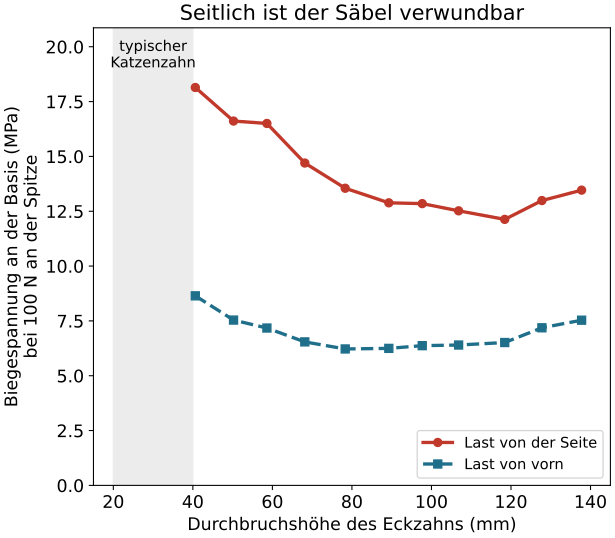

The script that drew this image:
# sabre_bending.py – Aus „Säbelzahnkatze: schwacher Biss, zerbrechliche Säbel“
# https://wildbionics.com/de/artikel/saebelzahnkatze/ · Code: MIT-Lizenz
# Braucht: python3 -m pip install numpy matplotlib
# Starten: python3 sabre_bending.py   (https://wildbionics.com/de/code-ausfuehren/)

import numpy as np
import matplotlib.pyplot as plt

# Wie fest ist ein Säbel? Der obere Eckzahn von Smilodon fatalis als Kragbalken mit
# elliptischem Querschnitt, gemessen am Zahnfleischrand in jedem Stadium eines simulierten Durchbruchs (der ausgewachsene Zahn schrittweise in den Kiefer verschoben).
# Daten: Tseng (2025), Tabelle S1, „morpho“-Modelle (Artikel unter CC BY-NC-ND 4.0; Messwerte mit Quellenangabe zitiert): (Durchbruchshöhe, Länge x
# von vorn nach hinten, Breite y von Seite zu Seite) in mm.
CANINES = {
    "AMNH FM55576": [(40.62, 21.58, 10.28), (50.23, 24.64, 11.18), (58.62, 26.75, 11.63),
                     (68.15, 28.78, 12.81), (78.31, 30.34, 13.93), (89.28, 31.08, 15.07),
                     (97.68, 31.58, 15.66), (106.83, 32.16, 16.44), (118.43, 32.55, 17.48),
                     (127.78, 31.99, 17.70), (137.76, 32.17, 18.00)],
    "KU S2255": [(20.20, 14.89, 7.73), (31.31, 19.81, 9.67), (42.91, 22.99, 10.58),
                 (54.85, 26.80, 11.96), (65.21, 29.56, 13.25), (75.16, 31.41, 13.94),
                 (85.12, 33.21, 14.94), (95.03, 34.63, 15.65)],
}
SPECIMEN_INDEX = 0          # 0: AMNH FM55576, die längste Reihe in Tabelle S1 (11 Stadien, 41–138 mm); 1: KU S2255
SPECIMEN = list(CANINES)[SPECIMEN_INDEX]
LOAD_N = 100.0              # Kraft an der Spitze (N) – ein angenommener runder Vergleichswert
ROUND = False               # True: gleiche Querschnittsfläche, aber ein runder Zahn


def bending_stress(force, height, x, y):
    """Größte Biegespannung (MPa) an der Basis eines elliptischen Kragbalkens.
    Halbachsen a = x/2 (vorn–hinten) und b = y/2 (seitlich), alle in mm.
    Seitliche Last biegt um die lange Achse: Widerstandsmoment π·a·b²/4.
    Last von vorn biegt um die kurze Achse: Widerstandsmoment π·b·a²/4."""
    a, b = x / 2, y / 2
    moment = force * height                      # N·mm
    side = moment / (np.pi * a * b**2 / 4)       # N/mm² = MPa
    front = moment / (np.pi * b * a**2 / 4)
    return side, front


data = np.array(CANINES[SPECIMEN])
height, x, y = data.T
if ROUND:                                        # gleiche Fläche, kreisförmig: x = y = √(x·y)
    x = y = np.sqrt(x * y)
side, front = bending_stress(LOAD_N, height, x, y)

print(f"{SPECIMEN}, Last {LOAD_N:.0f} N an der Spitze")
for h, s, f in ((height[0], side[0], front[0]), (height[-1], side[-1], front[-1])):
    print(f"  Höhe {h:.0f} mm: {s:.1f} MPa von der Seite, {f:.1f} MPa von vorn")
print(f"voll durchgebrochen belastet eine seitliche Last den Zahn {side[-1] / front[-1]:.1f}-mal stärker als eine Last von vorn")
print(f"vom ersten zum letzten Stadium ändert sich die seitliche Spannung um den Faktor {side[-1] / side[0]:.2f}, "
      f"während die Höhe {height[-1] / height[0]:.1f}-mal zunimmt")

plt.rcParams["font.size"] = 13      # große Schrift: Das Diagramm bleibt auf dem Handy lesbar
fig, ax = plt.subplots(figsize=(6.4, 5.6), layout="constrained")
ax.plot(height, side, "o-", lw=2.5, color="#c0392b", label="Last von der Seite")
ax.plot(height, front, "s--", lw=2.5, color="#1f6f8b", label="Last von vorn")
ax.set_ylim(0, 1.15 * side.max())
ax.axvspan(20, 40, color="grey", alpha=0.15)
ax.text(30, 1.12 * side.max(), "typischer\nKatzenzahn", ha="center", va="top", fontsize=11)
ax.set_xlabel("Durchbruchshöhe des Eckzahns (mm)")
ax.set_ylabel(f"Biegespannung an der Basis (MPa)\nbei {LOAD_N:.0f} N an der Spitze")
ax.set_xlim(15, 145)
ax.set_title("Seitlich ist der Säbel verwundbar")
ax.legend(loc="lower right", fontsize=11)
plt.show()
